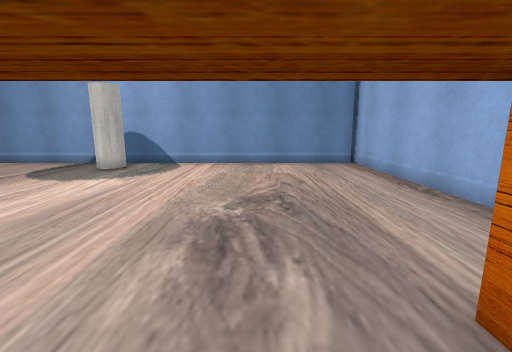
view 1 (above)

16 first-person views from a walk through a scene from a Unity 3-D project. The camera is 1.4 m above the floor, tilts 10° down and sees 90° across. The floor is counted in squares, 1 m on a side. Each view is taken from the middle of a square. On the plan, view 1 faces up. The plan holds only what a view shows up to about 13 squares ahead; the rest is blank. Some surface patterns are stand-ins.

view 2
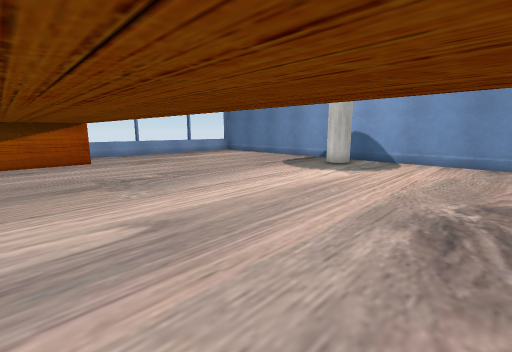

view 3
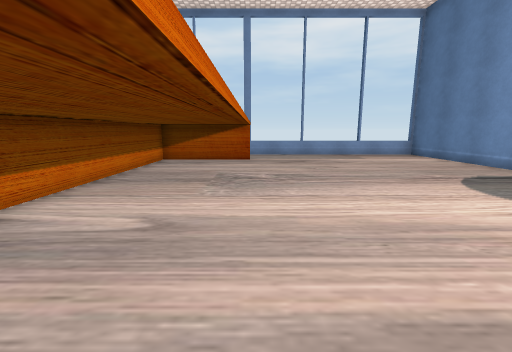

view 4
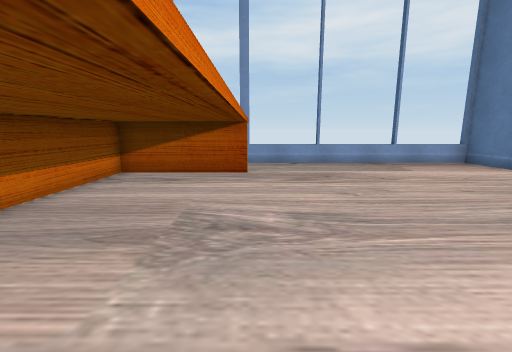

view 5
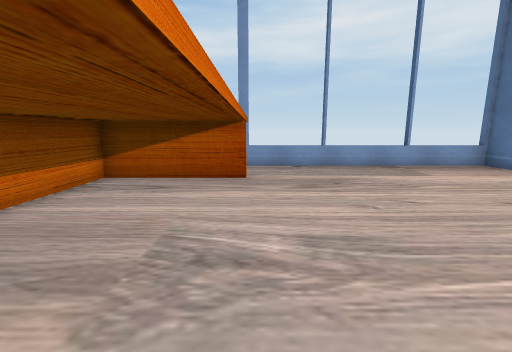

view 6
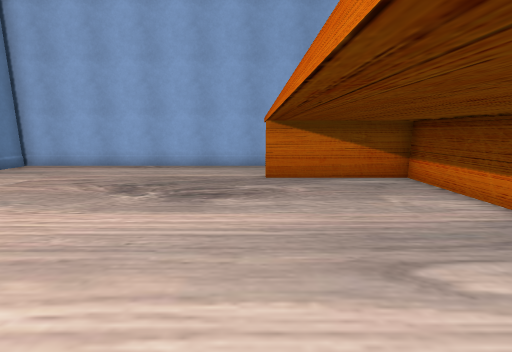

view 7
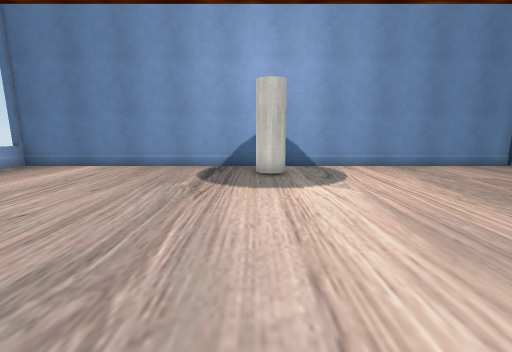

view 8
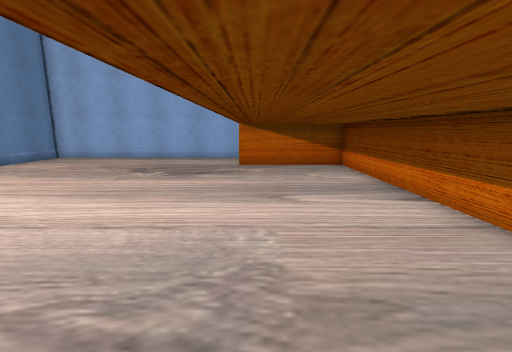

view 9
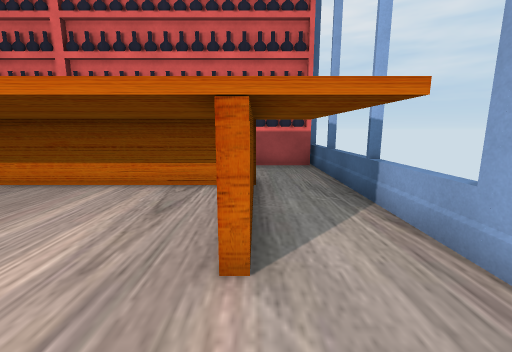

view 10
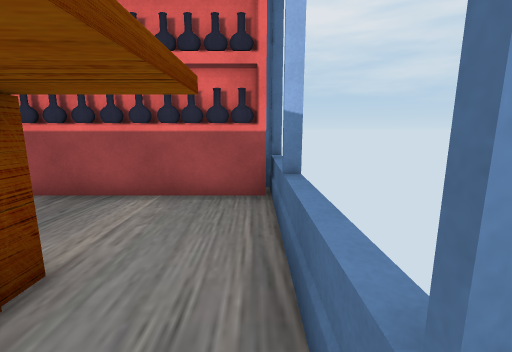

view 11
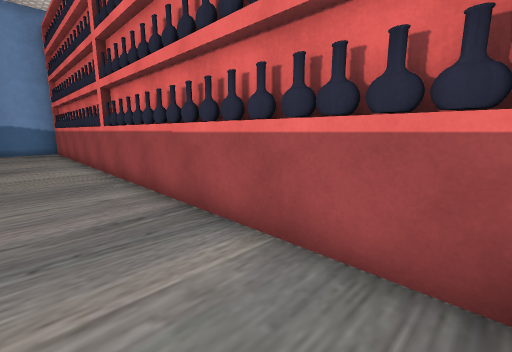

view 12
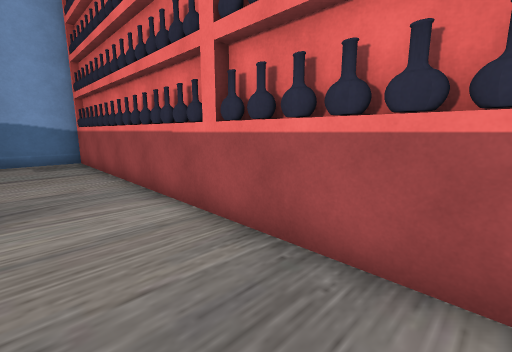

view 13
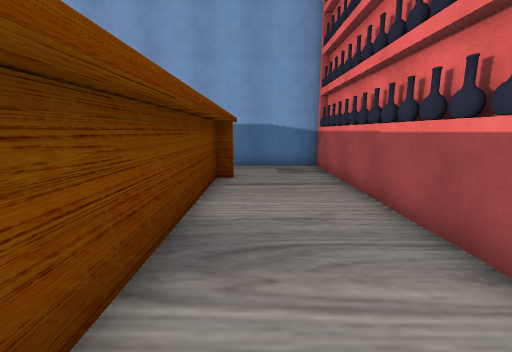

view 14
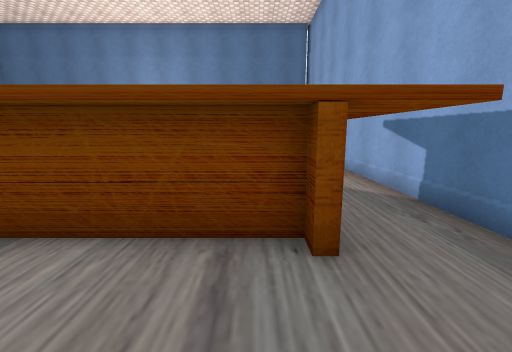

view 15
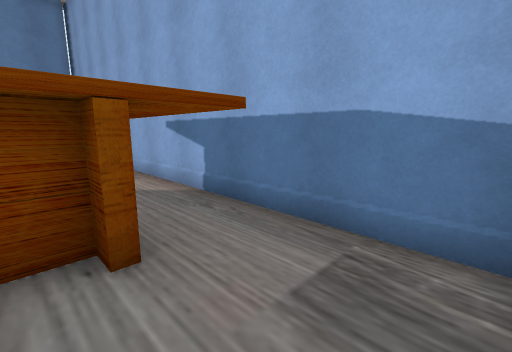

view 16
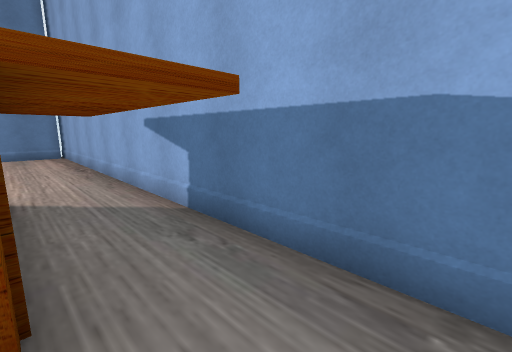

### Floor plan
Points are (right, up) in squares from view 1. A wall is a line through its corners. A room is listed if a view was taken in it or the views show most of it. See-through windows are left out.
Room 1 (views 1, 2, 3, 4, 5, 6, 7, 8, 9)
walls: (-12.6, 1.8) (-12.6, -2.6) (1.6, -2.6) (1.6, 1.8); (4.4, 2.5) (4.4, 11.9); (4.3, 11.3) (-15.4, 11.3) (-15.4, 2.6)
ways out: opening at (-14.5, 1.5) to room 2; opening at (3.5, 1.5) to room 2; gap at (4, 12)
objects: cylinder (-6, 9) to (-5, 10)
Room 2 (views 10, 11, 12, 13, 14, 15, 16)
walls: (-12.9, -3.4) (-12.9, 1.8); (1.6, -2.8) (-5, -2.8); (4.4, -6.5) (4.4, 2.5); (-15.4, 2.6) (-15.4, -6.4)
low walls: (1.9, -2.8) (1.9, -3.4)
ways out: opening at (-14.5, 1.5) to room 1; opening at (3.5, 1.5) to room 1
objects: other object (-15, -7); other object (-14, -7); other object (-13, -7); other object (-12, -7); other object (-11, -7); other object (-10, -7); other object (-9, -7); other object (-8, -7); other object (-7, -7); other object (-6, -7); other object (-5, -7); other object (-4, -7); other object (-3, -7); other object (-2, -7); other object (-1, -7); other object (0, -7); other object (1, -7); other object (2, -7); other object (3, -7); other object (4, -7)

Positions as (right, up) in squares from view 1, and headings:
1: (0, 0), facing up
2: (0, -1), facing up-left
3: (0, 2), facing left
4: (-4, 2), facing left
5: (-5, 2), facing left
6: (-6, 2), facing right
7: (-6, 1), facing up
8: (-9, 1), facing right
9: (-13, 4), facing down
10: (-15, -1), facing down
11: (-15, -4), facing down-right
12: (-9, -4), facing down-right
13: (-6, -4), facing right
14: (1, -6), facing up
15: (1, -6), facing up-right
16: (2, -5), facing up-right
